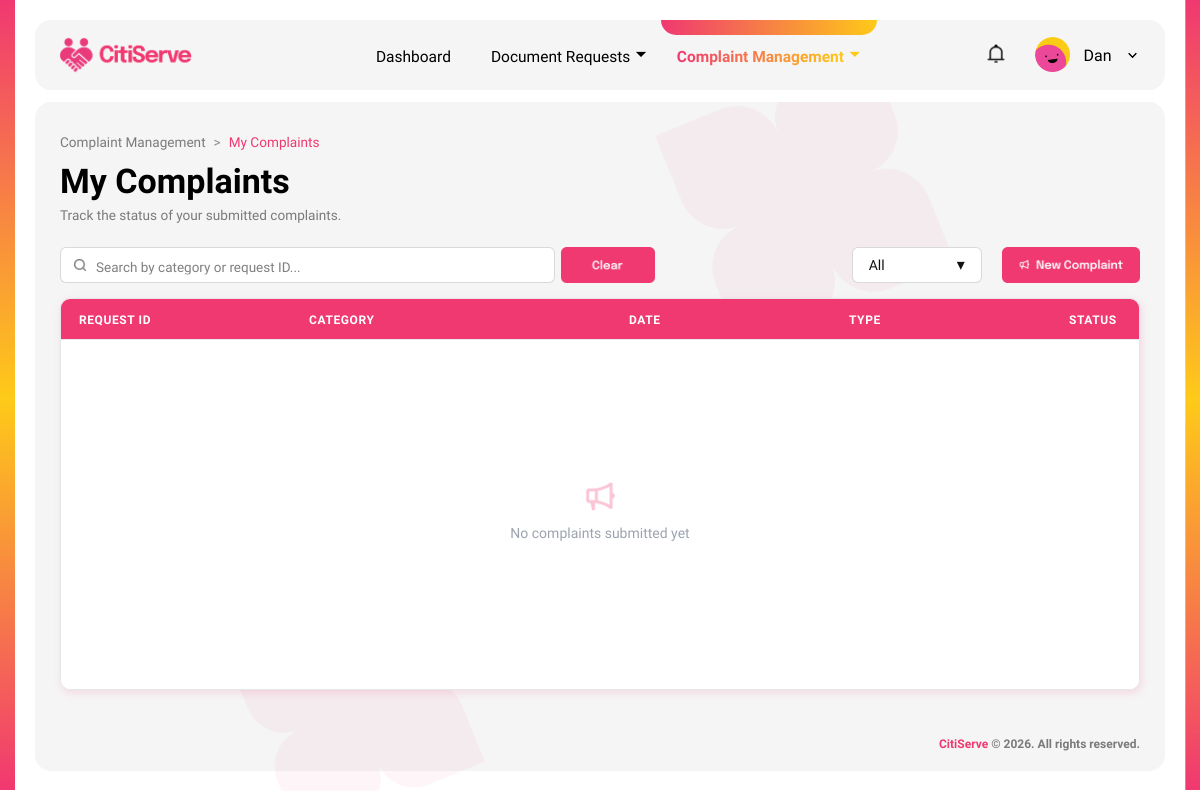
The app's page /public/my_complaints.php (signed in), older data.
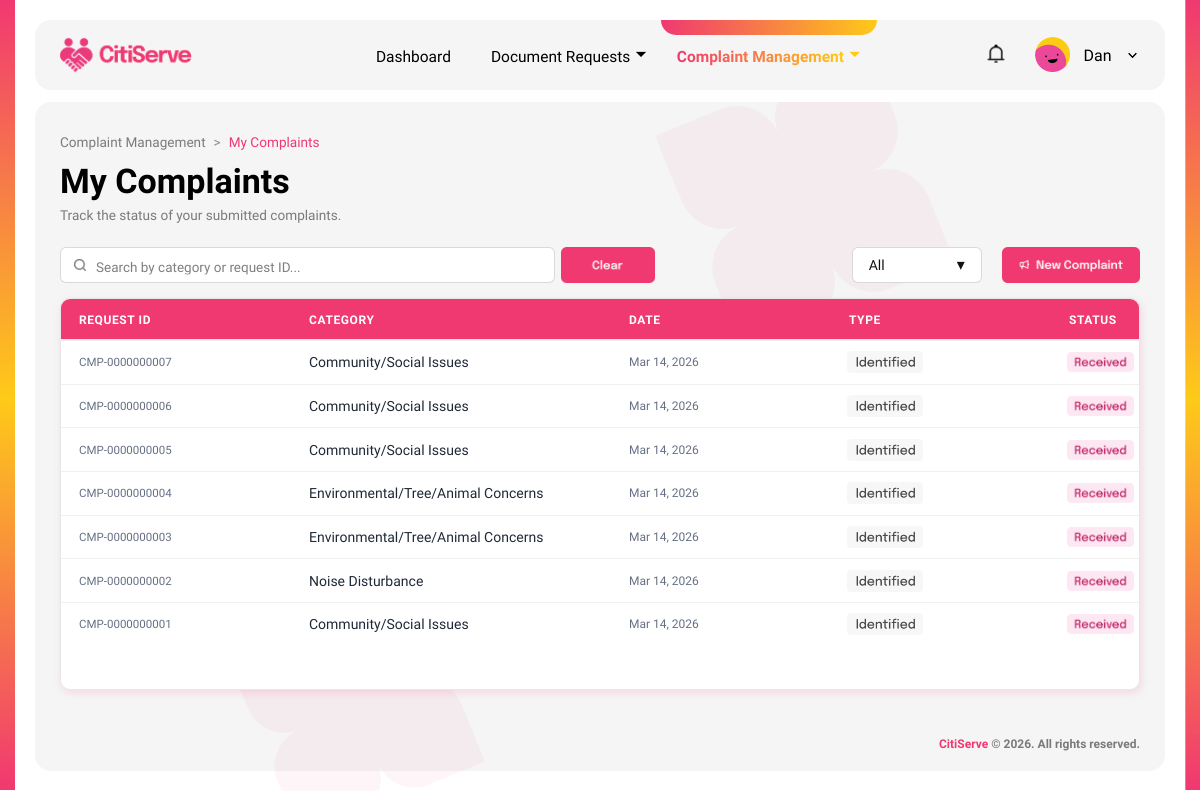
The same page, newer data.
### tables this page shows
CREATE TABLE `users` (
  `id` int(10) UNSIGNED NOT NULL,
  `full_name` varchar(100) NOT NULL,
  `email` varchar(100) NOT NULL,
  `password_hash` varchar(255) NOT NULL,
  `role` enum('resident','staff','admin') NOT NULL DEFAULT 'resident',
  `address` text DEFAULT NULL,
  `contact_number` varchar(20) DEFAULT NULL,
  `created_at` timestamp NULL DEFAULT current_timestamp(),
  `updated_at` timestamp NULL DEFAULT current_timestamp() ON UPDATE current_timestamp()
);

CREATE TABLE `complaints` (
  `id` int(10) UNSIGNED NOT NULL,
  `user_id` int(10) UNSIGNED DEFAULT NULL,
  `category_id` int(10) UNSIGNED NOT NULL,
  `is_anonymous` tinyint(1) NOT NULL DEFAULT 0,
  `title` varchar(150) NOT NULL,
  `description` text NOT NULL,
  `location` varchar(255) DEFAULT NULL,
  `status` enum('submitted','under_review','in_progress','resolved','rejected') NOT NULL DEFAULT 'submitted',
  `created_at` timestamp NULL DEFAULT current_timestamp(),
  `updated_at` timestamp NULL DEFAULT current_timestamp() ON UPDATE current_timestamp()
);

CREATE TABLE `complaint_categories` (
  `id` int(10) UNSIGNED NOT NULL,
  `name` varchar(100) NOT NULL,
  `description` text DEFAULT NULL,
  `is_active` tinyint(1) NOT NULL DEFAULT 1
);

### app/config/database.php (called while the page is built)
<?php
return [
    'driver'   => 'mysql',
    'host'     => '127.0.0.1',
    'port'     => 3306,
    'database' => 'citiserve_db',
    'username' => 'phpmyadmin',
    'password' => 'YourStrongPassword',
    'charset'  => 'utf8mb4',
    'collation'=> 'utf8mb4_unicode_ci',
];

### app/core/Database.php (called while the page is built)
<?php
class Database
{
    private $connection;
    public function __construct()
    {
        $config = require __DIR__ . '/../config/database.php';
        $dsn = $config['driver'] . ':host=' . $config['host']
             . ';port=' . $config['port']
             . ';dbname=' . $config['database']
             . ';charset=' . $config['charset'];
        try {
            $this->connection = new PDO(
                $dsn,
                $config['username'],
                $config['password'],
                [
                    PDO::ATTR_ERRMODE            => PDO::ERRMODE_EXCEPTION,
                    PDO::ATTR_DEFAULT_FETCH_MODE => PDO::FETCH_ASSOC,
                    PDO::ATTR_EMULATE_PREPARES   => false,
                ]
            );
        } catch (PDOException $e) {
            die('Database connection failed: ' . $e->getMessage());
        }
    }
    public function getConnection()
    {
        return $this->connection;
    }
}

### app/core/CitiServeData.php (called while the page is built, shortened)
<?php
require_once __DIR__ . '/Database.php';
require_once __DIR__ . '/../models/User.php';
class CitiServeData
{
    private $db;
    public function __construct()
    {
        $database = new Database();
        $this->db = $database->getConnection();
    }
    public function findUserById($id)
    {
        $stmt = $this->db->prepare('SELECT * FROM users WHERE id = ? LIMIT 1');
        $stmt->execute([$id]);
        $row = $stmt->fetch();
        return $row ? User::fromRow($row) : null;
    }
    public function getComplaintsByUserId($userId)
    {
        $sql = "
            SELECT
                c.id,
                c.title,
                c.description,
                c.location,
                c.status,
                c.is_anonymous,
                c.created_at,
                cc.name AS category_name
            FROM complaints c
            INNER JOIN complaint_categories cc ON cc.id = c.category_id
            WHERE c.user_id = ?
            ORDER BY c.created_at DESC
        ";
        $stmt = $this->db->prepare($sql);
        $stmt->execute([$userId]);
        return $stmt->fetchAll(PDO::FETCH_ASSOC);
    }
}

### app/helpers/auth.php (called while the page is built, shortened)
<?php
require_once __DIR__ . '/../core/CitiServeData.php';
function require_login()
{
    $data = new CitiServeData();
    $userId = (int)$_SESSION['user_id'];
    $user = $data->findUserById($userId);
    $userInfo = [
        'id' => $user->id,
        'full_name' => $user->full_name,
        'email' => $user->email,
        'role' => $user->role
    ];
    return $userInfo;
}

### app/models/User.php (called while the page is built, shortened)
<?php
class User
{
    public static function fromRow($row)
    {
        $user = new User();
        if (isset($row['id'])) {
            $user->id = (int)$row['id'];
        } else {
            $user->id = null;
        }
        $user->full_name = isset($row['full_name']) ? $row['full_name'] : '';
        $user->email = isset($row['email']) ? $row['email'] : '';
        $user->password_hash = isset($row['password_hash']) ? $row['password_hash'] : '';
        $user->role = isset($row['role']) ? $row['role'] : 'resident';
        $user->address = isset($row['address']) ? $row['address'] : null;
        $user->contact_number = isset($row['contact_number']) ? $row['contact_number'] : null;
        $user->is_verified = isset($row['is_verified']) ? (int)$row['is_verified'] : 1;
        $user->proof_of_id = isset($row['proof_of_id']) ? $row['proof_of_id'] : null;
        $user->created_at = isset($row['created_at']) ? $row['created_at'] : null;
        $user->updated_at = isset($row['updated_at']) ? $row['updated_at'] : null;
        return $user;
    }
}

### public/my_complaints.php (the view, shortened to what this page needs)
<?php
require_once __DIR__ . '/../app/helpers/auth.php';
require_once __DIR__ . '/../app/core/CitiServeData.php';
$user = require_login();
$data = new CitiServeData();
$rows = $data->getComplaintsByUserId((int)$user['id']);
$hasNotif = false;
function h($v)
{
    return htmlspecialchars((string)$v, ENT_QUOTES, 'UTF-8');
}
function complaint_type_image($isAnonymous)
{
    return ((int)$isAnonymous === 1)
        ? '/CitiServe/frontend/my_resident/images/my_complaint_anonymous.png'
        : '/CitiServe/frontend/my_resident/images/my_complaint_identified.png';
}
function complaint_status_key($status)
{
    $status = strtolower((string)$status);
    return match ($status) {
        'submitted' => 'received',
        'under_review', 'in_progress' => 'processing',
        'resolved' => 'resolved',
        'rejected' => 'rejected',
        default => 'received',
    };
}
function complaint_status_image($status)
{
    $key = complaint_status_key($status);
    return match ($key) {
        'received' => '/CitiServe/frontend/my_resident/images/my_complaint_received.png',
        'processing' => '/CitiServe/frontend/my_resident/images/my_complaint_processing.png',
        'resolved' => '/CitiServe/frontend/my_resident/images/my_complaint_resolved.png',
        'rejected' => '/CitiServe/frontend/my_resident/images/my_complaint_rejected.png',
        default => '/CitiServe/frontend/my_resident/images/my_complaint_received.png',
    };
}
$firstName = trim(explode(' ', (string)($user['full_name'] ?? 'Resident'))[0]);
$contactNumber = isset($user['contact_number']) ? (string)$user['contact_number'] : 'Not provided';
?>
<!doctype html>
<html lang="en">
<head>
  <link rel="stylesheet" href="/CitiServe/frontend/my_resident/CSS/my_complaints.css">
</head>
<body>
<div class="design-strip left" aria-hidden="true"><img src="/CitiServe/frontend/my_resident/images/dashboard_design.png" alt=""></div>
<div class="design-strip right" aria-hidden="true"><img src="/CitiServe/frontend/my_resident/images/dashboard_design.png" alt=""></div>
<nav class="navbar">
  <a href="/CitiServe/public/dashboard.php" class="navbar-logo">
    <img src="/CitiServe/frontend/my_resident/images/logo_pink.png" alt="CitiServe">
  </a>
  <div class="navbar-nav">
    <a href="/CitiServe/public/dashboard.php" class="nav-item">
      <span class="nav-text">Dashboard</span>
    </a>
    <div class="nav-item has-dropdown" id="navDocReq">
      <span class="nav-text">Document Requests</span>
      <span class="nav-chevron">⏷</span>
    </div>
    <div class="nav-item has-dropdown active" id="navComplaint">
      <span class="nav-text">Complaint Management</span>
      <span class="nav-chevron">⏷</span>
    </div>
  </div>
  <div class="navbar-right">
    <button class="notif-btn" id="notifBtn"
      data-has-notif="<?= $hasNotif ? '1' : '0' ?>"
      data-img-on="/CitiServe/frontend/my_resident/images/with_notif.png"
      data-img-off="/CitiServe/frontend/my_resident/images/no_notif.png"
      data-img-active="/CitiServe/frontend/my_resident/images/select_notif.png"
      title="Notifications">
      <img id="notifIcon"
        src="<?= $hasNotif ? '/CitiServe/frontend/my_resident/images/with_notif.png' : '/CitiServe/frontend/my_resident/images/no_notif.png' ?>"
        alt="Notifications">
    </button>
    <div class="profile-pill" id="profilePill">
      <div class="profile-avatar">
        <img src="/CitiServe/frontend/my_resident/images/profile_icon.png" alt="Profile">
      </div>
      <span class="profile-name"><?= h($firstName) ?></span>
      <span class="profile-chevron"><img src="/CitiServe/frontend/my_resident/images/profile_dropdown.png" alt=""></span>
    </div>
  </div>
</nav>
<div class="page-body">
  <div class="complaints-page-card">
    <img src="/CitiServe/frontend/my_resident/images/flower_design.png" alt="" class="flower-design top-flower">
    <div class="breadcrumb">
      <a href="/CitiServe/public/complaint_create.php">Complaint Management</a>
      <span>></span>
      <span class="current">My Complaints</span>
    </div>
    <div class="page-head">
      <h1 class="page-title">My Complaints</h1>
      <p class="page-subtitle">Track the status of your submitted complaints.</p>
    </div>
    <div class="toolbar">
      <div class="toolbar-left">
        <div class="search-wrap">
          <img src="/CitiServe/frontend/my_resident/images/search_icon.png" alt="" class="search-icon">
          <input type="text" id="searchInput" placeholder="Search by category or request ID...">
        </div>
        <button type="button" class="clear-btn" id="clearBtn">
          <img src="/CitiServe/frontend/my_resident/images/my_request_clear.png" alt="Clear">
        </button>
      </div>
      <div class="toolbar-right">
        <div class="custom-filter" id="statusFilter">
          <button type="button" class="filter-box" id="filterBox">
            <span id="selectedStatusText">All</span>
            <span class="filter-arrow">▾</span>
          </button>
        </div>
        <a href="/CitiServe/public/complaint_create.php" class="new-complaint-btn">
          <img src="/CitiServe/frontend/my_resident/images/my_complaint_new_complaint.png" alt="New Complaint">
        </a>
      </div>
    </div>
    <div class="complaints-table-card">
      <div class="complaints-table-head">
        <div>Request ID</div>
        <div>Category</div>
        <div>Date</div>
        <div>Type</div>
        <div>Status</div>
      </div>
      <?php if (empty($rows)): ?>
        <div class="complaints-empty">
          <img src="/CitiServe/frontend/my_resident/images/my_complaint_empty_icon.png" alt="" class="empty-icon">
          <div class="empty-text">No complaints submitted yet</div>
        </div>
      <?php else: ?>
        <div class="complaints-table-body" id="complaintsTableBody">
          <?php foreach ($rows as $r): ?>
            <?php
              $createdTs = strtotime((string)($r['created_at'] ?? ''));
              $dateLabel = $createdTs ? date('M j, Y', $createdTs) : (string)($r['created_at'] ?? '-');
              $dateTimeFull = $createdTs ? date('m/d/Y, g:i:s A', $createdTs) : (string)($r['created_at'] ?? '-');
              $complaintLabel = 'CMP-' . str_pad((string)((int)$r['id']), 10, '0', STR_PAD_LEFT);
              $statusKey = complaint_status_key((string)($r['status'] ?? 'submitted'));
              $submittedBy = ((int)($r['is_anonymous'] ?? 0) === 1) ? 'Anonymous' : (string)($user['full_name'] ?? 'Resident');
            ?>
            <div class="complaint-row"
                data-request-id="<?= h($complaintLabel) ?>"
                data-category="<?= h((string)($r['category_name'] ?? '-')) ?>"
                data-date="<?= h($dateLabel) ?>"
                data-type="<?= ((int)($r['is_anonymous'] ?? 0) === 1) ? 'Anonymous' : 'Identified' ?>"
                data-status="<?= h($statusKey) ?>"
                data-status-image="<?= h(complaint_status_image((string)($r['status'] ?? 'submitted'))) ?>"
                data-submitted-by="<?= h($submittedBy) ?>"
                data-contact="<?= h($contactNumber) ?>"
                data-description="<?= h((string)($r['description'] ?? '')) ?>"
                data-location-text="<?= h((string)($r['location'] ?? '')) ?>"
                data-map-query="<?= h((string)($r['location'] ?? 'Barangay Kalayaan, Angono, Rizal')) ?>"
                data-evidence=""
                data-datetime-full="<?= h($dateTimeFull) ?>">
              <div class="complaint-cell complaint-id"><?= h($complaintLabel) ?></div>
              <div class="complaint-cell complaint-category"><?= h((string)($r['category_name'] ?? '-')) ?></div>
              <div class="complaint-cell complaint-date"><?= h($dateLabel) ?></div>
              <div class="complaint-cell complaint-type">
                <img src="<?= h(complaint_type_image((int)($r['is_anonymous'] ?? 0))) ?>" alt="Type" class="complaint-type-img">
              </div>
              <div class="complaint-cell complaint-status">
                <img src="<?= h(complaint_status_image((string)($r['status'] ?? 'submitted'))) ?>" alt="Status" class="complaint-status-img">
              </div>
            </div>
          <?php endforeach; ?>
        </div>
      <?php endif; ?>
    </div>
    <div class="page-footer">
      <span><strong>CitiServe</strong> © 2026. All rights reserved.</span>
    </div>
  </div>
</div>
</body>
</html>

Row changes from the older to the newer data that the page shows:
added complaints: id "CMP-0000000007", category.name "Community/Social Issues", created_at "Mar 14, 2026"
added complaints: id "CMP-0000000006", category.name "Community/Social Issues", created_at "Mar 14, 2026"
added complaints: id "CMP-0000000005", category.name "Community/Social Issues", created_at "Mar 14, 2026"
added complaints: id "CMP-0000000004", category.name "Environmental/Tree/Animal Concerns", created_at "Mar 14, 2026"
added complaints: id "CMP-0000000003", category.name "Environmental/Tree/Animal Concerns", created_at "Mar 14, 2026"
added complaints: id "CMP-0000000002", category.name "Noise Disturbance", created_at "Mar 14, 2026"
added complaints: id "CMP-0000000001", category.name "Community/Social Issues", created_at "Mar 14, 2026"
Text that changed along with them:
text no longer shown: "No complaints submitted yet"
